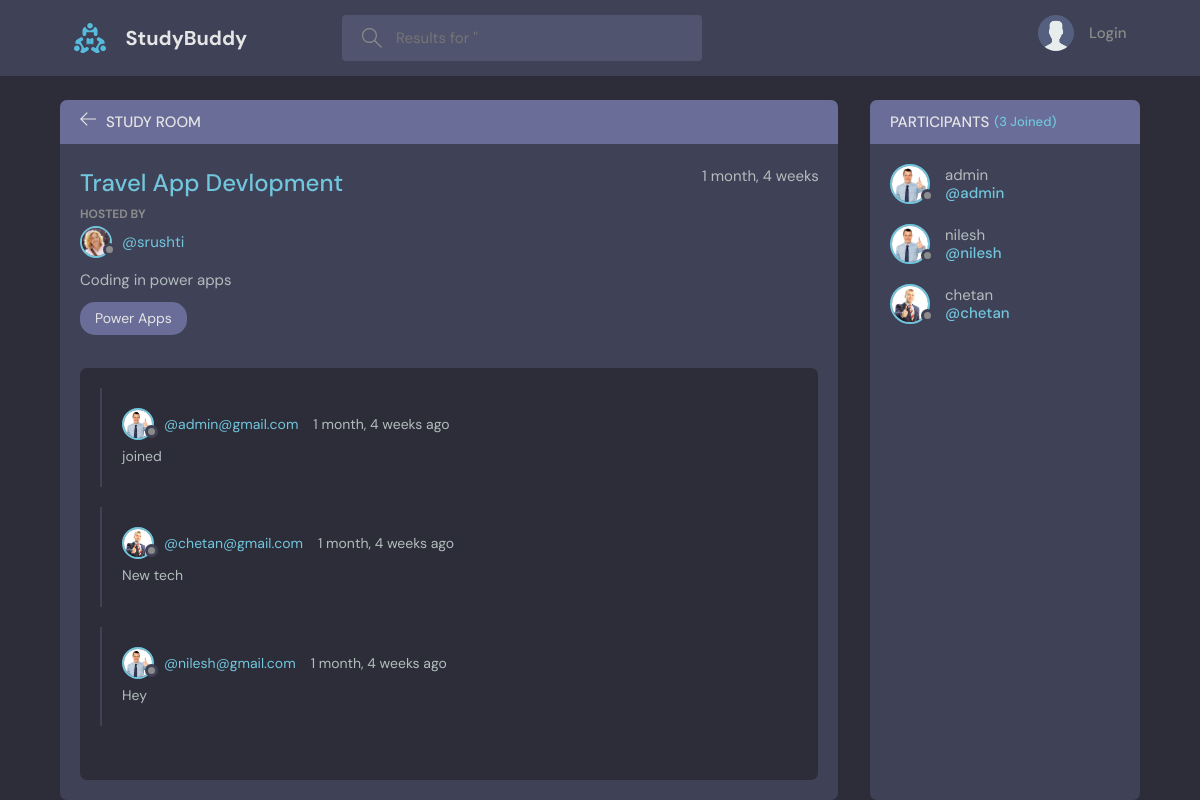
Page /room/3/ on the committed database.
### base/models.py (models this page shows, shortened)
class Room(models.Model):
    host =  models.ForeignKey(User,on_delete=models.SET_NULL, null=True)
    topic = models.ForeignKey(Topic,on_delete=models.SET_NULL, null=True) # Single topic may have many rooms ==> single to Many RELATIONSHIP
    name = models.CharField(max_length=200)
    description = models.TextField(null=True,blank=True)
    participants = models.ManyToManyField(User,related_name='participants',blank=True) # many to many relationship
    updated = models.DateTimeField(auto_now=True)
    created = models.DateTimeField(auto_now_add=True)
    class Meta:
        ordering = ['-updated','-created']

class User(AbstractUser):
    name = models.CharField(max_length=200, null= True)
    email = models.EmailField(unique=True,null=True)
    bio = models.TextField(null=True)
    avatar= models.ImageField(null=True, default="avatar.svg")
    USERNAME_FIELD: str='email'
    REQUIRED_FIELDS: list[str] = []

class Topic(models.Model):
    name = models.CharField(max_length=200) # group name
    def __str__(self) -> str:
        return self.name

class Message(models.Model):
    user = models.ForeignKey(User,on_delete=models.CASCADE)# one user can do many messages ==> one to many RELATIONSHIP
    room = models.ForeignKey(Room,on_delete=models.CASCADE) #Single room contain many message==> single to Many RELATIONSHIP
    body = models.TextField()
    updated = models.DateTimeField(auto_now=True)
    created = models.DateTimeField(auto_now_add=True)
    class Meta:
        ordering = ['-created']

### base/views.py (the view, shortened to what this page needs)
# urls.py: path('room/<int:pk>/', views.room, name='room'),
def room(request,pk):
    room = Room.objects.get(id=pk)
    room_messages = room.message_set.all()  # type: ignore
    participants = room.participants.all()
    context = {'room':room,'room_messages':room_messages,'participants':participants}
    return render(request,'room.html',context)

### base/templates/room.html (shortened to what this page needs)
{% extends 'base.html' %} {% block content_block %}
<main class="profile-page layout layout--2">
  <div class="container">
    <div class="room">
      <div class="room__top">
        <div class="room__topLeft">
          <a href="{% url 'home' %}">
            <svg version="1.1" xmlns="http://www.w3.org/2000/svg" width="32" height="32" viewBox="0 0 32 32">
              <title>arrow-left</title>
              <path
                d="M13.723 2.286l-13.723 13.714 13.719 13.714 1.616-1.611-10.96-10.96h27.625v-2.286h-27.625l10.965-10.965-1.616-1.607z"
              ></path>
            </svg>
          </a>
          <h3>Study Room</h3>
        </div>
      </div>
      <div class="room__box scroll">
        <div class="room__header scroll">
          <div class="room__info">
            <h3>{{room.name}}</h3>
            <span>{{room.created | timesince}}</span>
          </div>
          <div class="room__hosted">
            <p>Hosted By</p>
            <a href="{% url 'user-profile' room.host.id %}" class="room__author">
              <div class="avatar avatar--small">
                <img src="{{room.host.avatar.url}}" />
              </div>
              <span>@{{room.host.username}}</span>
            </a>
          </div>
          <div class="room__details">
            {{room.description}}
          </div>
          <span class="room__topics">{{room.topic}}</span>
        </div>
        <div class="room__conversation">
          <div class="threads scroll">
            {% for message in room_messages %}
            <div class="thread">
              <div class="thread__top">
                <div class="thread__author">
                  <a href="{% url 'user-profile' message.user.id %}" class="thread__authorInfo">
                    <div class="avatar avatar--small">
                      <img src="{{message.user.avatar.url}}" />
                    </div>
                    <span>@{{message.user}}</span>
                  </a>
                  <span class="thread__date">{{message.created | timesince}} ago</span>
                </div>
              </div>
              <div class="thread__details">
                {{message.body}}
              </div>
            </div>
            {% endfor %}
          </div>
        </div>
      </div>
    </div>
    <div class="participants">
      <h3 class="participants__top">Participants <span>({{participants.count}} Joined)</span></h3>
      <div class="participants__list scroll">
      {% for user in participants %}
        <a href="{% url 'user-profile' user.id %}" class="participant">
          <div class="avatar avatar--medium">
            <img src="{{user.avatar.url}}" />
          </div>
          <p>
            {{user.username}}
            <span>@{{user.username}}</span>
          </p>
        </a>
      {% endfor %}
      </div>
    </div>
  </div>
</main>
{% endblock content_block %}

### rows in the picture
Room: name "Travel App Devlopment", created "1 month, 4 weeks", host.avatar (picture), host.username "srushti", description "Coding in power apps", topic "Power Apps"
Message: user.avatar (picture), user "admin@gmail.com", created "1 month, 4 weeks", body "joined"
Message: user.avatar (picture), user "chetan@gmail.com", created "1 month, 4 weeks", body "New tech"
Message: user.avatar (picture), user "nilesh@gmail.com", created "1 month, 4 weeks", body "Hey"
User: avatar (picture), username "admin"
User: avatar (picture), username "nilesh"
User: avatar (picture), username "chetan"

### other values in the picture
{{ participants.count }} "3"
